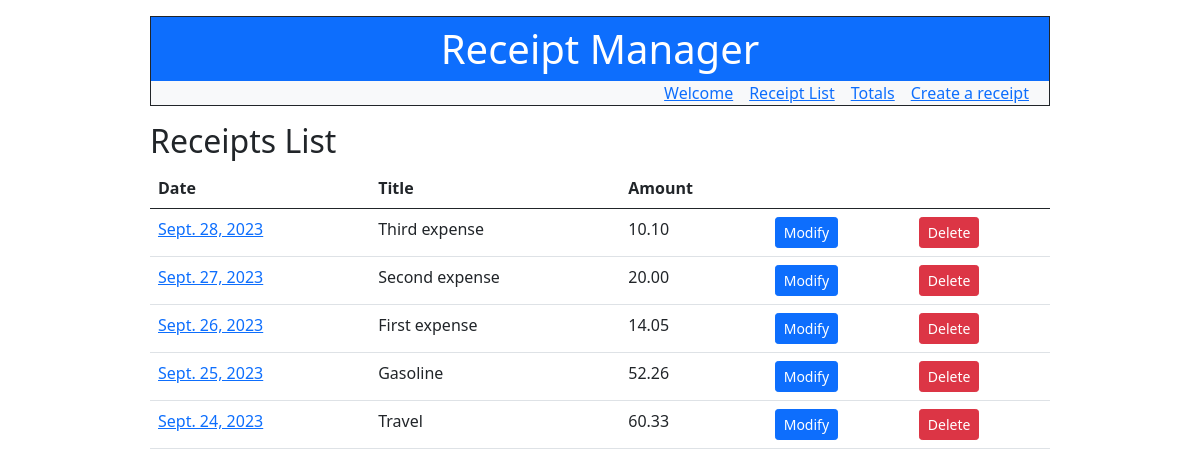
Page /receipts/ on the earlier database version.
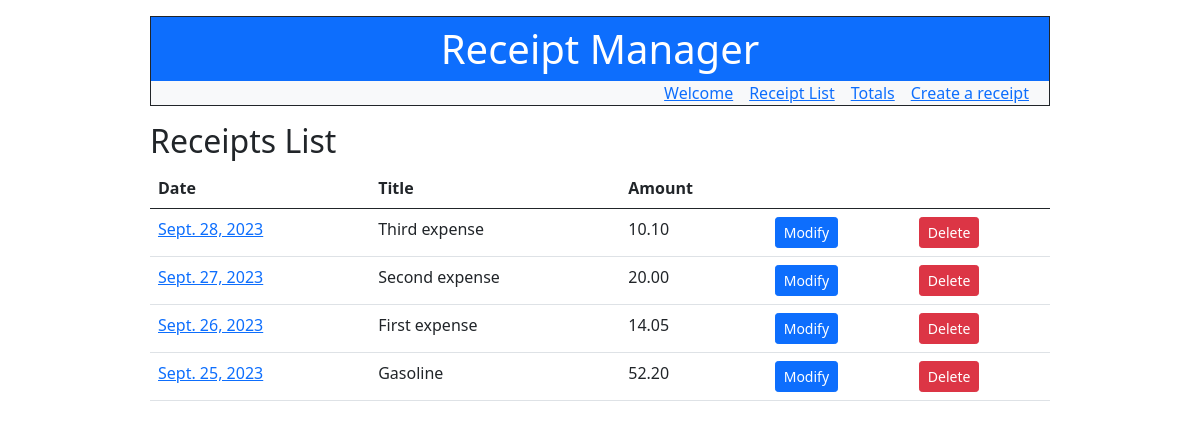
Same page on the later database version.
### receiptapp/models.py (models this page shows)
class Receipt(models.Model):
    date = models.DateField(unique=True)
    title = models.fields.CharField(max_length=100)
    amount = models.fields.DecimalField(max_digits=10, decimal_places=2)
    objects = models.Manager()

### receiptapp/views.py (the view)
# urls.py: path('receipts/', views.receipt_list, name='receipt-list'),
def receipt_list(request):
    receipts = Receipt.objects.all().order_by('-date')
    return render(
        request,
        'receiptapp/receipt_list.html',
        {'receipts': receipts}
    )

### receiptapp/templates/receiptapp/receipt_list.html
{% extends 'receiptapp/base.html' %}
{% block content %}
<h2>Receipts List</h2>
<div class="table-responsive">
    <table class="table">
        <thead>
            <tr>
                <th>Date</th>
                <th>Title</th>
                <th>Amount</th>
                <th></th>
                <th></th>
            </tr>
        </thead>
        <tbody>
            {% for receipt in receipts %}
            <tr>
                <td>
                    <a href="{% url 'receipt-detail' receipt.id %}">{{ receipt.date }}</a>
                </td>
                <td>{{ receipt.title }}</td>
                <td>{{ receipt.amount }}</td>
                <td>
                    <a href="{% url 'receipt-update' receipt.id %}" class="btn btn-primary btn-sm">
                        Modify
                    </a>
                </td>
                <td>
                    <a href="{% url 'receipt-delete' receipt.id %}" class="btn btn-danger btn-sm">
                        Delete
                    </a>
                </td>
            </tr>
            {% endfor %}
        </tbody>
    </table>
</div>
{% endblock %}

### receiptapp/templates/receiptapp/base.html (shortened to what this page needs)
<!DOCTYPE html>
<HTML>
    <head>
        <link
            href="https://cdn.jsdelivr.net/npm/bootstrap@5.0.2/dist/css/bootstrap.min.css"
            rel="stylesheet"/>
    </head>
    <body class="col-9 mx-auto">
        <header class="container border border-dark mx-auto my-3">
            <div class="row align-items-center bg-primary">
                <h1 class="text-center text-white my-2">Receipt Manager</h1>
            </div>
            <div class="row bg-light">
                <div>
                    <ul class="nav justify-content-end">
                        <li class="mx-2"><a href="{% url 'welcome' %}">Welcome</a></li>
                        <li class="mx-2"><a href="{% url 'receipt-list' %}">Receipt List</a></li>
                        <li class="mx-2"><a href="{% url 'receipt-totals' %}">Totals</a></li>
                        <li class="mx-2"><a href="{% url 'receipt-create' %}">Create a receipt</a></li>
                    </ul>
                </div>
            </div>
        </header>
        <div>
           {% block content %} {% endblock %}
        </div>
    </body>
</html>

Differences in the rows shown:
removed Receipt: date "Sept. 24, 2023", title "Travel", amount "60.33"
changed Receipt "Sept. 25, 2023": amount "52.26" → "52.20"
